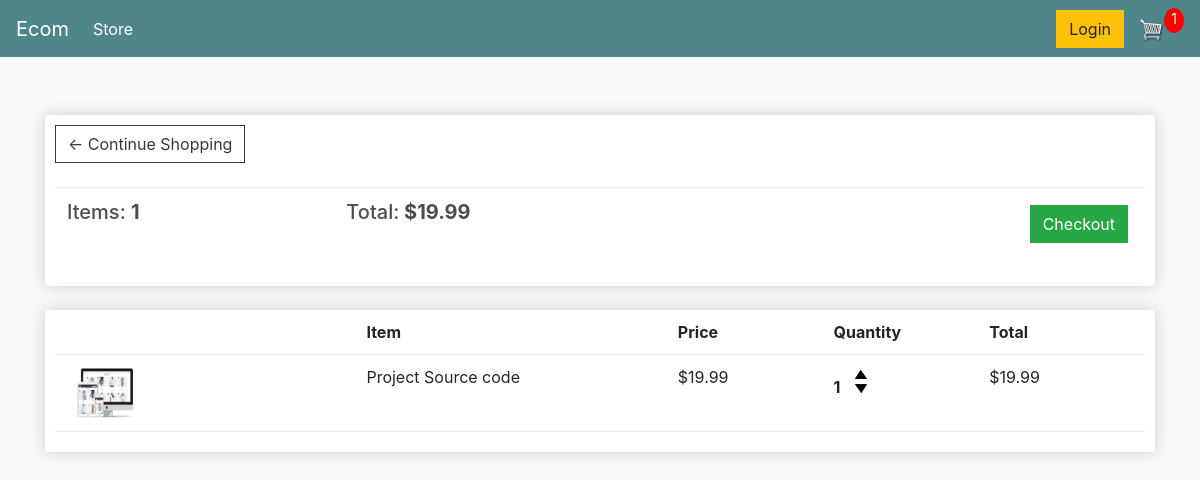
The app's page /cart/ (signed in) with its own data.
### store/models.py (models this page shows, shortened)
class Order(models.Model):
	customer = models.ForeignKey(Customer, on_delete=models.SET_NULL, null=True, blank=True)
	date_ordered = models.DateTimeField(auto_now_add=True)
	complete = models.BooleanField(default=False)
	transaction_id = models.CharField(max_length=100, null=True)
	def __str__(self):
		return str(self.id)
	@property
	def get_cart_total(self):
		orderitems = self.orderitem_set.all()
		total = sum([item.get_total for item in orderitems])
		return total
	@property
	def get_cart_items(self):
		orderitems = self.orderitem_set.all()
		total = sum([item.quantity for item in orderitems])
		return total

class OrderItem(models.Model):
	product = models.ForeignKey(Product, on_delete=models.SET_NULL, null=True)
	order = models.ForeignKey(Order, on_delete=models.SET_NULL, null=True)
	quantity = models.IntegerField(default=0, null=True, blank=True)
	date_added = models.DateTimeField(auto_now_add=True)
	@property
	def get_total(self):
		total = self.product.price * self.quantity
		return total

class Product(models.Model):
	name = models.CharField(max_length=200)
	price = models.DecimalField(max_digits=7,decimal_places=2)
	digital = models.BooleanField(default=False,null=True, blank=True)
	image = models.ImageField(null=True, blank=True)
	@property
	def imageURL(self):
		try:
			url = self.image.url
		except:
			url = ''
		return url

### store/views.py (the view)
# urls.py: path('cart/', views.cart, name="cart"),
def cart(request):
	if request.user.is_authenticated:
		print('Fucking i am authenticated')
		customer = request.user.customer
		order, created = Order.objects.get_or_create(customer=customer, complete=False)
		print('Orders : ', order)
		items = order.orderitem_set.all()
		print('Items Ordered : ', items)
		cartItems = order.get_cart_items
	else:
		items = []
		order = {'get_cart_total':0, 'get_cart_items':0 , 'shipping':False}
		cartItems = order['get_cart_items']
	context = {'items':items, 'order':order , 'cartItems':cartItems}
	return render(request, 'store/cart.html', context)

### store/templates/store/cart.html
{% extends 'store/main.html' %}
{% load static%}
{% block content %}
<div class="row">
    <div class="col-lg-12">
        <div class="box-element">
            <a class="btn btn-outline-dark" href="{% url 'store' %}">&#x2190; Continue Shopping</a>
            <br>
            <br>
            <table class="table">
                <tr>
                    <th>
                        <h5>Items: <strong>{{order.get_cart_items}}</strong></h5>
                    </th>
                    <th>
                        <h5>Total:<strong> ${{order.get_cart_total|floatformat:2}}</strong></h5>
                    </th>
                    <th>
                        <a style="float:right; margin:5px;" class="btn btn-success"
                            href="{% url 'checkout' %}">Checkout</a>
                    </th>
                </tr>
            </table>
        </div>
        <br>
        <div class="box-element">
            <div class="cart-row">
                <div style="flex:2"></div>
                <div style="flex:2"><strong>Item</strong></div>
                <div style="flex:1"><strong>Price</strong></div>
                <div style="flex:1"><strong>Quantity</strong></div>
                <div style="flex:1"><strong>Total</strong></div>
            </div>
            {% for item in items %}
            <div class="cart-row">
                <div style="flex:2"><img class="row-image" src="{{item.product.imageURL}}"></div>
                <div style="flex:2"><p>{{item.product.name}}</p></div>
                <div style="flex:1"><p>${{item.product.price|floatformat:2}}</p></div>
                <div style="flex:1">
                    <p class="quantity">{{item.quantity}}</p>
                    <div class="quantity">
                        <img data-product="{{item.product.id}}" data-action="add" class="chg-quantity update-cart" src="{% static  'images/arrow-up.png' %}">
                        <img data-product="{{item.product.id}}" data-action="remove" class="chg-quantity update-cart" src="{% static  'images/arrow-down.png' %}">
                    </div>
                </div>
                <div style="flex:1">${{item.get_total}}</div>
            </div>
            {% endfor %}
        </div>
    </div>
</div>
{% endblock content %}

### static/css/main.css (style rules this page uses)
body { background-color: hsl(0, 0%, 98%); }
h1,h2,h3,h4,h5,h6 { color:hsl(0, 0%, 30%); }
.box-element { box-shadow:hsl(0, 0%, 80%) 0 0 16px; background-color: #fff; border-radius: 4px; padding: 10px; }
.col-lg-4, .col-lg-6, .col-lg-8, .col-lg-12 { margin-top: 10px; }
.btn { border-radius: 0; }
.row-image { width: 100px; }
.cart-row { display: flex; align-items: flex-stretch; padding-bottom: 10px; margin-bottom: 10px; border-bottom: 1px solid #ececec; }
.quantity { display: inline-block; font-weight: 700; padding-right:10px; }
.chg-quantity { width: 12px; cursor: pointer; display: block; margin-top: 5px; transition:.1s; }

### records on screen
Order: get_cart_items "1", get_cart_total "19.99"
OrderItem: product.imageURL (picture), product.name "Project Source code", product.price "19.99", quantity "1", get_total "19.99"

### other values on screen
{{ cartItems }} "1"
